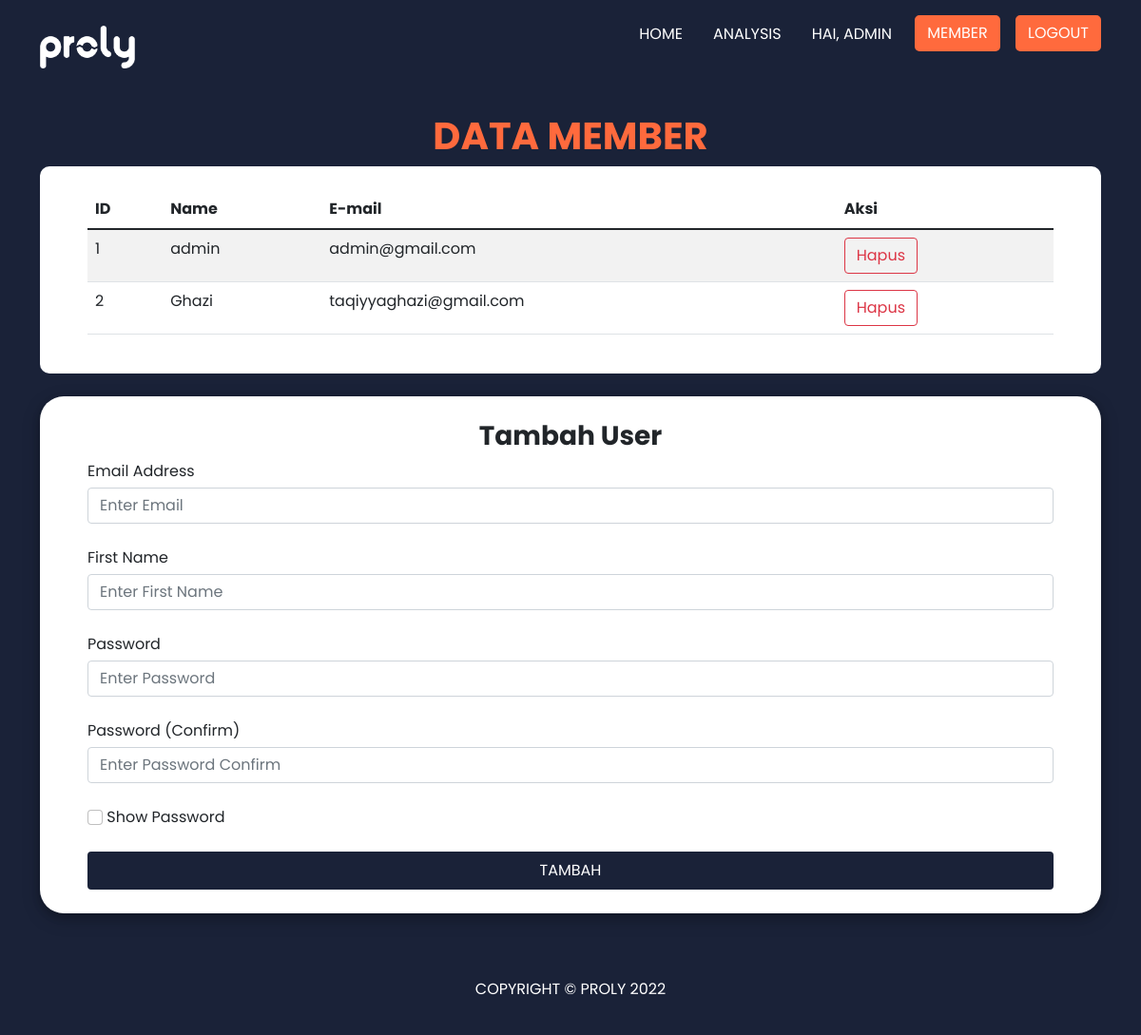
Page /admin (signed in) on the earlier database version.
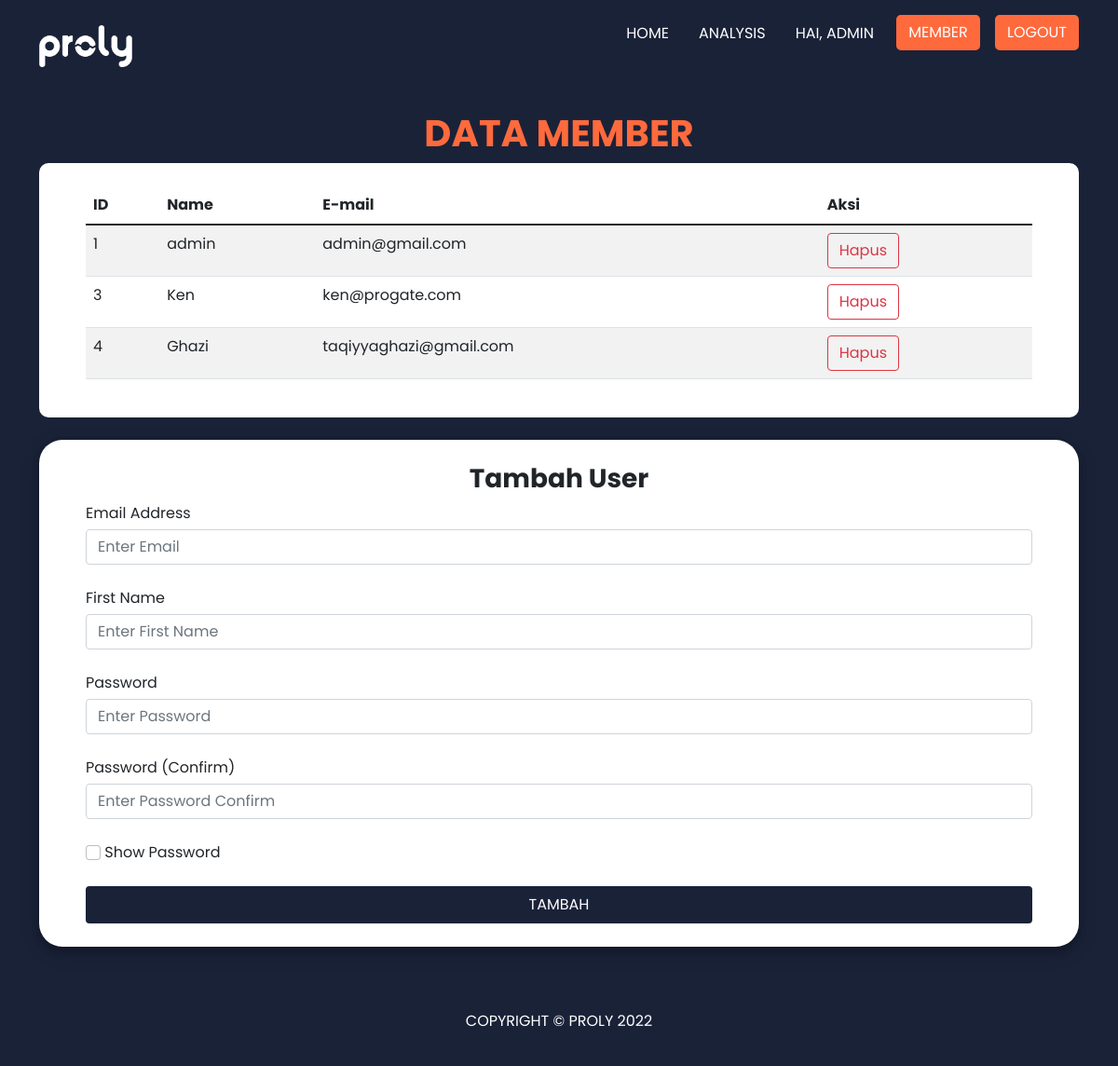
Same page on the later database version.
### website/models.py (models this page shows)
class User(db.Model, UserMixin):
    id = db.Column(db.Integer, primary_key=True)
    email = db.Column(db.String(150), unique=True)
    password = db.Column(db.String(150))
    first_name = db.Column(db.String(150))

### website/views.py (the view, shortened to what this page needs)
@views.route('admin', methods=['GET', 'POST'])
@login_required
def admin():
    user_database = User.query.all()
    return render_template('admin.html', user=current_user, user_database=user_database)

### website/__init__.py (called while the page is built)
def create_app():
    app = Flask(__name__)
    app.config['SECRET_KEY'] = 'qwertyuiop' #Inisiasi secret key -> Secret key bebas
    app.config['SQLALCHEMY_DATABASE_URI'] = f'sqlite:///{DB_NAME}'
    db.init_app(app)
    from .views import views
    from .auth import auth
    app.register_blueprint(views, url_prefix='/')
    app.register_blueprint(auth, url_prefix='/')
    from .models import User
    create_database(app)
    login_manager = LoginManager()
    login_manager.login_view = 'auth.login'
    login_manager.init_app(app)
    @login_manager.user_loader
    def load_user(id):
        return User.query.get(int(id))
    return app

### website/templates/admin.html
{% extends 'base.html' %} {% block title %}Data Member{% endblock %} {% block
content %}
<br />
<div class="container">
  <h1 class="fw-bolder text-center text-tertiary">DATA MEMBER</h1>
  <div class="box-analysis table-responsive-sm">
    <table class="table table-striped">
      <thead>
        <tr>
          <th scope="col">ID</th>
          <th scope="col">Name</th>
          <th scope="col">E-mail</th>
          <th scope="col">Aksi</th>
        </tr>
      </thead>
      <tbody>
        {% for user in user_database %}
        <tr>
          <td>{{ user.id }}</td>
          <td>{{ user.first_name }}</td>
          <td>{{ user.email }}</td>
          <td>
            <button
              type="button"
              class="btn btn-outline-danger"
              onClick="deleteMember({{ user.id }})"
            >
              Hapus
            </button>
          </td>
        </tr>
        {% endfor %}
      </tbody>
    </table>
  </div>
  <br />
  <div class="box-form">
    <form method="POST">
      <h3 align="center" class="fw-bolder">Tambah User</h3>
      <div class="form-group">
        <label for="email">Email Address</label>
        <input
          type="email"
          class="form-control"
          id="email"
          name="email"
          placeholder="Enter Email"
        />
      </div>
      <br />
      <div class="form-group">
        <label for="firstName">First Name</label>
        <input
          type="text"
          class="form-control"
          id="firstName"
          name="firstName"
          placeholder="Enter First Name"
        />
      </div>
      <br />
      <div class="form-group">
        <label for="password1">Password</label>
        <input
          type="password"
          class="form-control"
          id="password1"
          name="password1"
          placeholder="Enter Password"
        />
      </div>
      <br />
      <div class="form-group">
        <label for="password2">Password (Confirm)</label>
        <input
          type="password"
          class="form-control"
          id="password2"
          name="password2"
          placeholder="Enter Password Confirm"
        />
        <br />
        <input
          class="form-check-input"
          type="checkbox"
          onclick="showPassword('password1', 'password2')"
        />&nbsp;Show Password
      </div>
      <br />
      <button type="submit" class="btn btn-submit">TAMBAH</button>
    </form>
  </div>
</div>
{% endblock %}

### website/templates/base.html (shortened to what this page needs)
<!DOCTYPE html>
<html>
  <head>
    <link
      href="https://cdn.jsdelivr.net/npm/bootstrap@5.1.3/dist/css/bootstrap.min.css"
      rel="stylesheet"
    />
    <link
      rel="stylesheet"
      href="https://stackpath.bootstrapcdn.com/font-awesome/4.7.0/css/font-awesome.min.css"
    />
    <link
      rel="stylesheet"
      href="{{ url_for('static', filename='style/base.css') }}"
    />
    <link
      rel="stylesheet"
      href="{{ url_for('static', filename='style/content.css') }}"
    />
  </head>
  <body>
    <nav class="navbar sticky-top navbar-expand-lg p-md-3">
      <div class="container">
        <a href="/" class="navbar-brand fs-2"><img src="{{ url_for('static', filename='img/logo-proly.png') }}" alt=""></a>
        <div class="collapse navbar-collapse" id="navbarNav">
          <div class="navbar-nav">
            <a class="nav-item nav-link" id="home" href="/">HOME</a>
            {% if user.is_authenticated %}
            <a class="nav-item nav-link ms-lg-3" id="analysis" href="/analysis-member">ANALYSIS</a>
            <a class="nav-item nav-link ms-lg-3 text-uppercase" href="/">HAI, {{ user.first_name }}</a>
            {% if user.email == 'admin@gmail.com' %}
            <a class="nav-item nav-link auth-btn ms-lg-3 text-center" id="admin" href="/admin">MEMBER</a>
            <a class="nav-item nav-link auth-btn ms-lg-3 text-center" id="logout" href="/logout">LOGOUT</a>
            {% else %}
            <a class="nav-item nav-link auth-btn ms-lg-3 text-center" id="logout" href="/logout">LOGOUT</a>
            {% endif %}
            {% elif user == 'signUp' or user == 'login' %}
            <a class="nav-item nav-link ms-lg-3" id="analysis" href="/analysis">ANALYSIS</a>
            {% else %}
            <a class="nav-item nav-link ms-lg-3" id="analysis" href="/analysis">ANALYSIS</a>
            <a class="nav-item nav-link auth-btn ms-lg-3 text-center" id="login" href="/login">LOGIN</a>
            <a class="nav-item nav-link auth-btn ms-lg-3 text-center" id="signUp" href="/sign-up">SIGN UP</a>
            {% endif %}
          </div>
        </div>
      </div>
    </nav>
    <div class="container-fluid content pb-5">
      {% block content %} {% endblock %}</div>
    <footer class="container-fluid">
      <p class="text-center">COPYRIGHT &copy; PROLY 2022</p>
    </footer>
  </body>
</html>

### website/static/style/base.css (style rules this page uses)
* { box-sizing: border-box; font-family: "Poppins", sans-serif; }
:root { --primary-color: #1a2238; --secondary-color: #9daaf2; --tertiary-color: #ff6a3d; --quadrant-color: #f4db7d; --neutral-color: #ffffff; }
.content { min-height: 650px; }
.navbar { background-color: var(--primary-color); color: var(--neutral-color); }
.navbar a { text-decoration: none; color: var(--neutral-color); }
.auth-btn { background-color: var(--tertiary-color); border-radius: 5px; padding: 5px 0px; border: 2px solid var(--tertiary-color); }
.navbar-brand img { width: 100px; }
footer { color: var(--neutral-color); background-color: var(--primary-color); padding: 20px 0px; }
@media only screen and (min-device-width: 320px) and (max-device-width: 990px) { .auth-btn { margin-bottom: 25px; width: 100px; text-align: center; } }

### website/static/style/content.css (style rules this page uses)
* { box-sizing: border-box; font-family: "Poppins", sans-serif; }
:root { --primary-color: #1a2238; --secondary-color: #9daaf2; --tertiary-color: #ff6a3d; --quadrant-color: #f4db7d; --neutral-color: #ffffff; }
.content { background-color: var(--primary-color); min-height: 800px; }
.text-tertiary { color: var(--tertiary-color); }
.box-form { background-color: var(--neutral-color); padding: 25px 50px; border-radius: 25px; box-shadow: 0 4px 8px 0 rgba(0, 0, 0, 0.2), 0 6px 20px 0 rgba(0, 0, 0, 0.19); }
.btn-submit { width: 100%; background-color: var(--primary-color); border: 2px solid var(--primary-color); color: var(--neutral-color); }
form label { padding-bottom: 5px; }
.box-home, .box-analysis { background-color: var(--neutral-color); padding: 25px 50px; border-radius: 10px; }
.auth-btn { background-color: var(--tertiary-color); border-radius: 5px; padding: 5px 0px; border: 2px solid var(--tertiary-color); width: 90px; }

Differences in the rows shown:
removed User: id "2", first_name "Ghazi", email "taqiyyaghazi@gmail.com"
added User: id "3", first_name "Ken", email "ken@progate.com"
added User: id "4", first_name "Ghazi", email "taqiyyaghazi@gmail.com"
